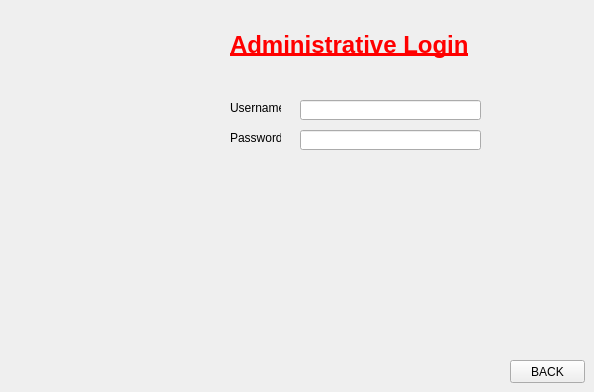
    <widget class="QWidget" name="ADMIN_LOGIN">
     <widget class="QPushButton" name="backButton_admin_login">
      <property name="geometry">
       <rect>
        <x>510</x>
        <y>360</y>
        <width>75</width>
        <height>23</height>
       </rect>
      </property>
      <property name="text">
       <string>BACK</string>
      </property>
     </widget>
     <widget class="QLabel" name="UsernameAdminLabel">
      <property name="geometry">
       <rect>
        <x>230</x>
        <y>100</y>
        <width>51</width>
        <height>16</height>
       </rect>
      </property>
      <property name="text">
       <string>Username:</string>
      </property>
     </widget>
     <widget class="QLineEdit" name="Admin_Username_line_edit">
      <property name="geometry">
       <rect>
        <x>300</x>
        <y>100</y>
        <width>181</width>
        <height>20</height>
       </rect>
      </property>
     </widget>
     <widget class="QLineEdit" name="Admin_Password_line_edit">
      <property name="geometry">
       <rect>
        <x>300</x>
        <y>130</y>
        <width>181</width>
        <height>20</height>
       </rect>
      </property>
      <property name="echoMode">
       <enum>QLineEdit::Password</enum>
      </property>
     </widget>
     <widget class="QLabel" name="PasswordAdminLabel">
      <property name="geometry">
       <rect>
        <x>230</x>
        <y>130</y>
        <width>51</width>
        <height>16</height>
       </rect>
      </property>
      <property name="text">
       <string>Password:</string>
      </property>
     </widget>
     <widget class="QLabel" name="AdminMenuLabel_2">
      <property name="geometry">
       <rect>
        <x>230</x>
        <y>30</y>
        <width>251</width>
        <height>31</height>
       </rect>
      </property>
      <property name="text">
       <string>&lt;html&gt;&lt;head/&gt;&lt;body&gt;&lt;p&gt;&lt;span style=&quot; font-size:18pt; font-weight:600; text-decoration: underline; color:#ff0000;&quot;&gt;Administrative Login&lt;/span&gt;&lt;/p&gt;&lt;/body&gt;&lt;/html&gt;</string>
      </property>
     </widget>
    </widget>
